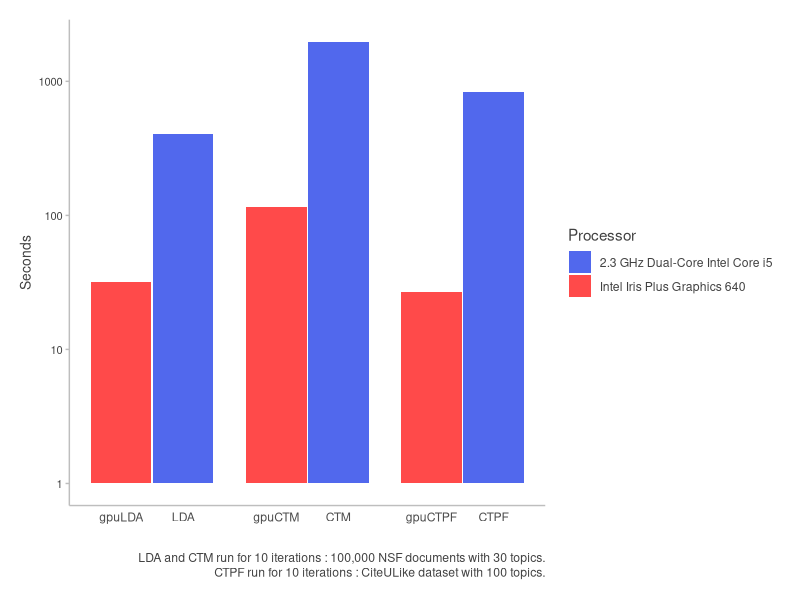

R code for this plot: (Note: this script raises an error after producing the figure.)
library(ggplot2)

# 12 x 9
df = data.frame(x=c(1,2,3.5,4.5,6,7), label=c('gpuLDA', 'LDA', 'gpuCTM', 'CTM', 'gpuCTPF', 'CTPF'), Seconds=c(32, 404, 115, 1974, 27, 831), Processor=rep(c('Intel Iris Plus Graphics 640', '2.3 GHz Dual-Core Intel Core i5'), 3))
p = ggplot(df, aes(x=x, y=Seconds, fill=Processor)) +
    geom_bar(stat='identity', width=0.975) +
    scale_y_log10() +
    scale_fill_manual(values=c('#5168ed', '#ff4a4a')) +
    scale_x_continuous(breaks=df$x, label=df$label) +
    #scale_y_continuous(breaks=c(0,500,1000,1500,2000)) +
    theme(axis.title.x=element_blank(), axis.line.x=element_line(color='grey'), axis.ticks.x=element_blank()) +
    theme(axis.title.y=element_text(color='#424242', size=10), axis.line.y=element_line(color='grey'), axis.text.y=element_text(color='#424242', size=8), axis.ticks.y=element_line(color='grey')) +
    theme(legend.title=element_text(color='#424242'), legend.text=element_text(color='#424242')) +
    theme(plot.background=element_rect(fill='white', color=NA), panel.background=element_rect(fill='white'), panel.grid.major=element_blank(), panel.grid.minor=element_blank()) +
    theme(plot.caption=element_text(color='#424242', hjust=1, vjust=-6, lineheight=0.5)) +
    theme(plot.margin=unit(c(0.5,0.5,1.05,0.5), 'cm')) +
    labs(caption="LDA and CTM run for 10 iterations : 100,000 NSF documents with 30 topics.\n\nCTPF run for 10 iterations : CiteULike dataset with 100 topics.")

p

# 12 x 8
df = data.frame(p=1-x)
p = ggplot(df, aes(x=p)) +
    geom_histogram(color="white", fill="#5168ed", bins=50) +
    scale_x_continuous(breaks=0:10/10) +
    scale_y_continuous(breaks=c(0,1000,2000,3000,4000,5000)) +
    theme(axis.title.x=element_text(color='#424242', size=10), axis.line.x=element_line(color='grey'), axis.text.x=element_text(color='#424242', size=8), axis.ticks.x=element_line(color='grey')) +
    theme(axis.title.y=element_text(color='#424242', size=10), axis.line.y=element_line(color='grey'), axis.text.y=element_text(color='#424242', size=8), axis.ticks.y=element_line(color='grey')) +
    theme(legend.title=element_text(color='#424242'), legend.text=element_text(color='#424242')) +
    xlab("\nCiteULike Science Article Database : Collaborative topic Poisson factorization model with 100 topics.") +
    ylab("Documents") +
    theme(plot.background=element_rect(fill='white', color=NA), panel.background=element_rect(fill='white'), panel.grid.major=element_blank(), panel.grid.minor=element_blank())

p
